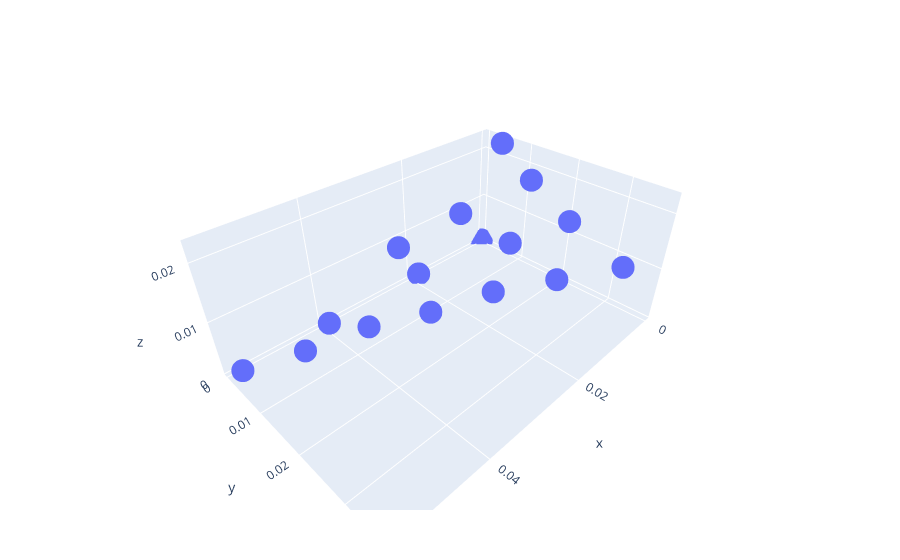

Here is the notebook cell this chart was saved with:
### Markdown cell above
plot output constellation

### Code cell
df_out = DataFrame(output, :auto)
plot(df_out, x=:x1, y=:x2, z=:x3, type="scatter3d", mode="markers")

### Figure 1 — Plotly figure (JSON) as saved in the notebook; plotly's stock layout.template omitted (floating-point values rounded to 4 significant figures)
{"data": [{"mode": "markers", "type": "scatter3d", "x": [0.0553, 0.0005262, 0.009906, 0.02683, 0.04749, 0.01918, 0.03179, 0.0008158, 0.01073, 0.02364, 0.00777, 0.01722, 0.003864, 0.03959, 0.03889, 0.004546], "xaxis": "x", "y": [0.002323, 0.0003693, 0.003278, 0.005408, 0.007636, 0.001361, 0.01831, 0.004828, 0.03677, 0.02341, 0.02514, 0.03009, 0.01063, 0.001779, 0.01221, 0.0147], "yaxis": "y", "z": [0.001659, 0.0005087, 0.01129, 0.01208, 0.003981, 0.001286, 0.00851, 0.02277, 0.01532, 0.0107, 0.0172, 0.01305, 0.005455, 0.001337, 0.006262, 0.01991]}], "layout": {"legend": {"tracegroupgap": 0}, "margin": {"b": 50, "l": 50, "r": 50, "t": 60}, "xaxis": {"title": {"text": "x1"}}, "yaxis": {"title": {"text": "x2"}}}}
